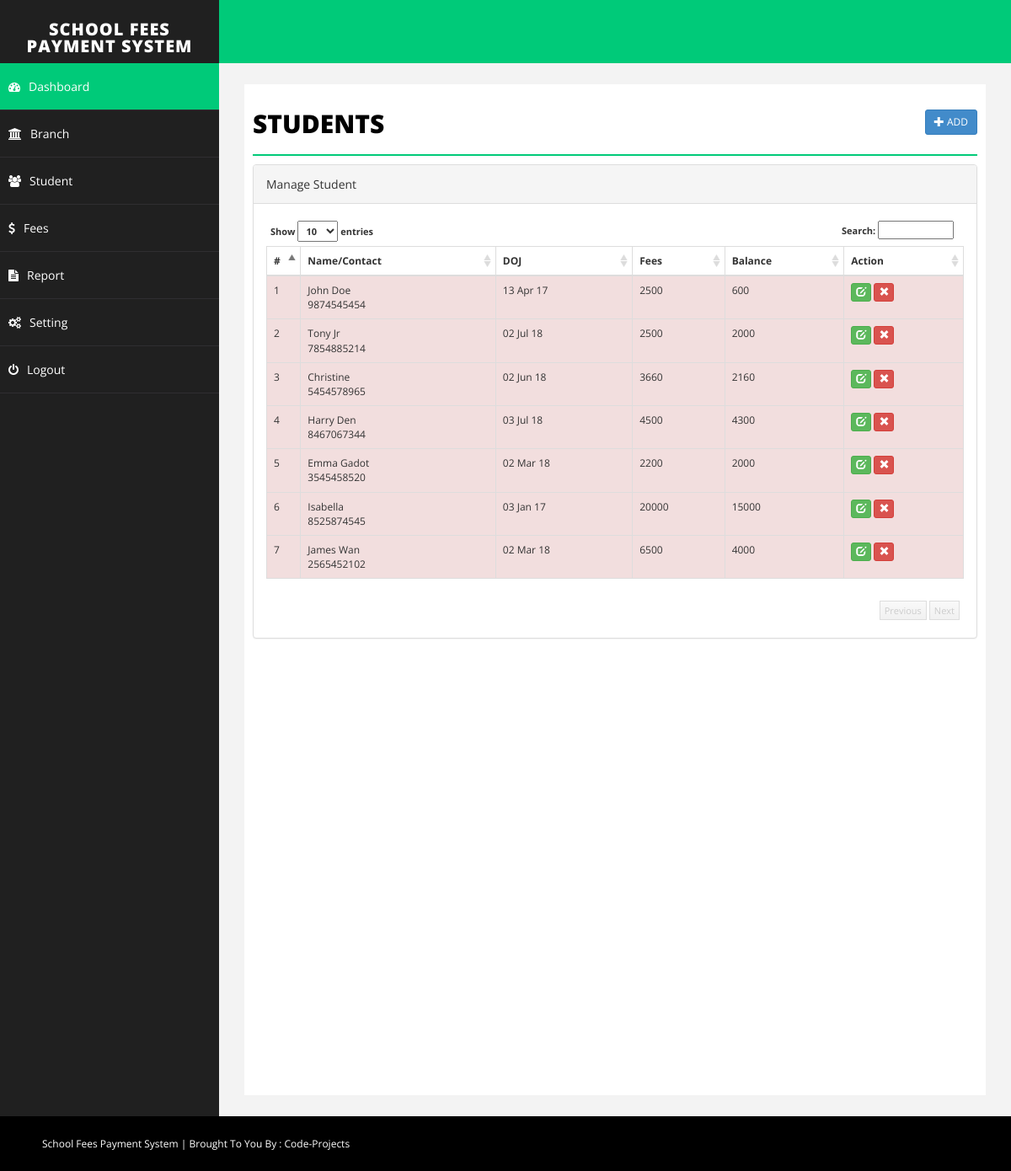
/student.php (signed in), run on the app's committed database.
### tables this page shows
CREATE TABLE IF NOT EXISTS `student` (
`id` int(255) NOT NULL,
  `emailid` varchar(255) NOT NULL,
  `sname` varchar(255) NOT NULL,
  `joindate` datetime NOT NULL,
  `about` text NOT NULL,
  `contact` varchar(255) NOT NULL,
  `fees` int(255) NOT NULL,
  `branch` varchar(255) NOT NULL,
  `balance` int(255) NOT NULL,
  `delete_status` enum('0','1') NOT NULL DEFAULT '0'
);

### student.php (the view, shortened to what this page needs)
<?php
include("php/dbconnect.php");
$id="";
$emailid='';
$sname='';
$joindate = '';
$remark='';
$contact='';
$balance = 0;
$fees='';
$about = '';
$branch='';
$action = "add";
?>
<!DOCTYPE html>
<html xmlns="http://www.w3.org/1999/xhtml">
<head>
    <link href="css/bootstrap.css" rel="stylesheet" />
    <link href="css/font-awesome.css" rel="stylesheet" />
    <link href="css/basic.css" rel="stylesheet" />
    <link href="css/custom.css" rel="stylesheet" />
	<link href="css/ui.css" rel="stylesheet" />
	<link href="css/datepicker.css" rel="stylesheet" />
</head>
<?php
include("php/header.php");
?>
        <div id="page-wrapper">
            <div id="page-inner">
                <div class="row">
                    <div class="col-md-12">
                        <h1 class="page-head-line">Students
						<?php
						echo (isset($_GET['action']) && @$_GET['action']=="add" || @$_GET['action']=="edit")?
						' <a href="student.php" class="btn btn-primary btn-sm pull-right">Back <i class="glyphicon glyphicon-arrow-right"></i></a>':'<a href="student.php?action=add" class="btn btn-primary btn-sm pull-right"><i class="glyphicon glyphicon-plus"></i> Add </a>';
						?>
						</h1>
                    </div>
                </div>
        <?php
		 if(isset($_GET['action']) && @$_GET['action']=="add" || @$_GET['action']=="edit")
		 {
		?>
			<script type="text/javascript" src="js/validation/jquery.validate.min.js"></script>
                <div class="row">
                    <div class="col-sm-10 col-sm-offset-1">
               <div class="panel panel-primary">
                        <div class="panel-heading">
                           <?php echo ($action=="add")? "Add Student": "Edit Student"; ?>
                        </div>
						<form action="student.php" method="post" id="signupForm1" class="form-horizontal">
                        <div class="panel-body">
						<fieldset class="scheduler-border" >
						 <legend  class="scheduler-border">Personal Information:</legend>
						<div class="form-group">
								<label class="col-sm-2 control-label" for="Old">Name* </label>
								<div class="col-sm-10">
									<input type="text" class="form-control" id="sname" name="sname" value="<?php echo $sname;?>"  />
								</div>
							</div>
						<div class="form-group">
								<label class="col-sm-2 control-label" for="Old">Contact* </label>
								<div class="col-sm-10">
									<input type="text" class="form-control" id="contact" name="contact" value="<?php echo $contact;?>" maxlength="10" />
								</div>
							</div>
						<div class="form-group">
								<label class="col-sm-2 control-label" for="Old">Branch* </label>
								<div class="col-sm-10">
									<select  class="form-control" id="branch" name="branch" >
									<option value="" >Select Branch</option>
                                    <?php
									$sql = "select * from branch where delete_status='0' order by branch.branch asc";
									$q = $conn->query($sql);
									while($r = $q->fetch_assoc())
									{
									echo '<option value="'.$r['id'].'"  '.(($branch==$r['id'])?'selected="selected"':'').'>'.$r['branch'].'</option>';
									}
									?>
									</select>
								</div>
						</div>
						<div class="form-group">
								<label class="col-sm-2 control-label" for="Old">DOJ* </label>
								<div class="col-sm-10">
									<input type="text" class="form-control" id="joindate" name="joindate" value="<?php echo  ($joindate!='')?date("Y-m-d", strtotime($joindate)):'';?>" style="background-color: #fff;" readonly />
								</div>
							</div>
						 </fieldset>
							<fieldset class="scheduler-border" >
						 <legend  class="scheduler-border">Fee Information:</legend>
						<div class="form-group">
								<label class="col-sm-2 control-label" for="Old">Total Fees* </label>
								<div class="col-sm-10">
									<input type="text" class="form-control" id="fees" name="fees" value="<?php echo $fees;?>" <?php echo ($action=="update")?"disabled":""; ?>  />
								</div>
						</div>
						<?php
						if($action=="add")
						{
						?>
						<div class="form-group">
								<label class="col-sm-2 control-label" for="Old">Advance Fee* </label>
								<div class="col-sm-10">
									<input type="text" class="form-control" id="advancefees" name="advancefees" readonly   />
								</div>
						</div>
						<?php
						}
						?>
						<div class="form-group">
								<label class="col-sm-2 control-label" for="Old">Balance </label>
								<div class="col-sm-10">
									<input type="text" class="form-control"  id="balance" name="balance" value="<?php echo $balance;?>" disabled />
								</div>
						</div>
							<?php
						if($action=="add")
						{
						?>
							<div class="form-group">
								<label class="col-sm-2 control-label" for="Password">Fee Remark </label>
								<div class="col-sm-10">
	                        <textarea class="form-control" id="remark" name="remark"><?php echo $remark;?></textarea >
								</div>
							</div>
						<?php
						}
						?>
							</fieldset>
							 <fieldset class="scheduler-border" >
						 <legend  class="scheduler-border">Optional Information:</legend>
							<div class="form-group">
								<label class="col-sm-2 control-label" for="Password">About Student </label>
								<div class="col-sm-10">
	                        <textarea class="form-control" id="about" name="about"><?php echo $about;?></textarea >
								</div>
							</div>
							<div class="form-group">
								<label class="col-sm-2 control-label" for="Old">Email Id </label>
								<div class="col-sm-10">
									<input type="text" class="form-control" id="emailid" name="emailid" value="<?php echo $emailid;?>"  />
								</div>
						    </div>
							</fieldset>
						<div class="form-group">
								<div class="col-sm-8 col-sm-offset-2">
								<input type="hidden" name="id" value="<?php echo $id;?>">
								<input type="hidden" name="action" value="<?php echo $action;?>">
									<button type="submit" name="save" class="btn btn-primary">Save </button>
								</div>
							</div>
                         </div>
							</form>
                        </div>
                            </div>
                </div>
		<script type="text/javascript">
		$( document ).ready( function () {
		$( "#joindate" ).datepicker({
dateFormat:"yy-mm-dd",
changeMonth: true,
changeYear: true,
yearRange: "1970:<?php echo date('Y');?>"
});
		if($("#signupForm1").length > 0)
         {
		 <?php if($action=='add')
		 {
		 ?>
			$( "#signupForm1" ).validate( {
				rules: {
					sname: "required",
					joindate: "required",
					emailid: "email",
					branch: "required",
					contact: {
						required: true,
						digits: true
					},
					fees: {
						required: true,
						digits: true
					},
					advancefees: {
						required: true,
						digits: true
					},
				},
			<?php
			}else
			{
			?>
			$( "#signupForm1" ).validate( {
				rules: {
					sname: "required",
					joindate: "required",
					emailid: "email",
					branch: "required",
					contact: {
						required: true,
						digits: true
					}
				},
			<?php
			}
			?>
				errorElement: "em",
				errorPlacement: function ( error, element ) {
					// Add the `help-block` class to the error element
					error.addClass( "help-block" );
					// Add `has-feedback` class to the parent div.form-group
					// in order to add icons to inputs
					element.parents( ".col-sm-10" ).addClass( "has-feedback" );
					if ( element.prop( "type" ) === "checkbox" ) {
						error.insertAfter( element.parent( "label" ) );
					} else {
						error.insertAfter( element );
					}
					// Add the span element, if doesn't exists, and apply the icon classes to it.
					if ( !element.next( "span" )[ 0 ] ) {
						$( "<span class='glyphicon glyphicon-remove form-control-feedback'></span>" ).insertAfter( element );
					}
				},
				success: function ( label, element ) {
					// Add the span element, if doesn't exists, and apply the icon classes to it.
					if ( !$( element ).next( "span" )[ 0 ] ) {
						$( "<span class='glyphicon glyphicon-ok form-control-feedback'></span>" ).insertAfter( $( element ) );
					}
				},
				highlight: function ( element, errorClass, validClass ) {
					$( element ).parents( ".col-sm-10" ).addClass( "has-error" ).removeClass( "has-success" );
					$( element ).next( "span" ).addClass( "glyphicon-remove" ).removeClass( "glyphicon-ok" );
				},
				unhighlight: function ( element, errorClass, validClass ) {
					$( element ).parents( ".col-sm-10" ).addClass( "has-success" ).removeClass( "has-error" );
					$( element ).next( "span" ).addClass( "glyphicon-ok" ).removeClass( "glyphicon-remove" );
				}
			} );
			}
		} );
		$("#fees").keyup( function(){
		$("#advancefees").val("");
		$("#balance").val(0);
		var fee = $.trim($(this).val());
		if( fee!='' && !isNaN(fee))
		{
		$("#advancefees").removeAttr("readonly");
		$("#balance").val(fee);
		$('#advancefees').rules("add", {
            max: parseInt(fee)
        });
		}
		else{
		$("#advancefees").attr("readonly","readonly");
		}
		});
		$("#advancefees").keyup( function(){
		var advancefees = parseInt($.trim($(this).val()));
		var totalfee = parseInt($("#fees").val());
		if( advancefees!='' && !isNaN(advancefees) && advancefees<=totalfee)
		{
		var balance = totalfee-advancefees;
		$("#balance").val(balance);
		}
		else{
		$("#balance").val(totalfee);
		}
		});
	</script>
		<?php
		}else{
		?>
		 <link href="css/datatable/datatable.css" rel="stylesheet" />
		<div class="panel panel-default">
                        <div class="panel-heading">
                            Manage Student
                        </div>
                        <div class="panel-body">
                            <div class="table-sorting table-responsive">
                                <table class="table table-striped table-bordered table-hover" id="tSortable22">
                                    <thead>
                                        <tr>
                                            <th>#</th>
                                            <th>Name/Contact</th>
                                            <th>DOJ</th>
                                            <th>Fees</th>
											<th>Balance</th>
											<th>Action</th>
                                        </tr>
                                    </thead>
                                    <tbody>
									<?php
									$sql = "select * from student where delete_status='0'";
									$q = $conn->query($sql);
									$i=1;
									while($r = $q->fetch_assoc())
									{
									echo '<tr '.(($r['balance']>0)?'class="danger"':'').'>
                                            <td>'.$i.'</td>
                                            <td>'.$r['sname'].'<br/>'.$r['contact'].'</td>
                                            <td>'.date("d M y", strtotime($r['joindate'])).'</td>
                                            <td>'.$r['fees'].'</td>
											<td>'.$r['balance'].'</td>
											<td>
											<a href="student.php?action=edit&id='.$r['id'].'" class="btn btn-success btn-xs"><span class="glyphicon glyphicon-edit"></span></a>
											<a onclick="return confirm(\'Are you sure you want to delete this record\');" href="student.php?action=delete&id='.$r['id'].'" class="btn btn-danger btn-xs"><span class="glyphicon glyphicon-remove"></span></a> </td>
                                        </tr>';
										$i++;
									}
									?>
                                    </tbody>
                                </table>
                            </div>
                        </div>
                    </div>
		<?php
		}
		?>
            </div>
        </div>
    </div>
    <div id="footer-sec">
	School Fees Payment System | Brought To You By : <a href="http://code-projects.org/" target="_blank">Code-Projects</a>
    </div>
</body>
</html>

### php/header.php (shortened to what this page needs)
<body>
    <div id="wrapper">
        <nav class="navbar navbar-default navbar-cls-top " role="navigation" style="margin-bottom: 0">
            <div class="navbar-header">
                <a class="navbar-brand" href="index.php">School Fees Payment System</a>
            </div>
        </nav>
        <nav class="navbar-default navbar-side" role="navigation">
            <div class="sidebar-collapse">
                <ul class="nav" id="main-menu">
                    <li>
                        <a class="active-menu" href="index.php"><i class="fa fa-dashboard "></i>Dashboard</a>
                    </li>
					 <li>
                        <a href="branch.php"><i class="fa fa-university "></i>Branch</a>
                    </li>
					 <li>
                        <a href="student.php"><i class="fa fa-users "></i>Student</a>
                    </li>
					<li>
                        <a href="fees.php"><i class="fa fa-usd "></i>Fees</a>
                    </li>
					 <li>
                        <a href="report.php"><i class="fa fa-file-text "></i>Report </a>
                    </li>
					<li>
                        <a href="setting.php"><i class="fa fa-cogs "></i>Setting</a>
                    </li>
					 <li>
                        <a href="logout.php"><i class="fa fa-power-off "></i>Logout</a>
                    </li>
                </ul>
            </div>
        </nav>

### css/basic.css (style rules this page uses)
body { font-family: 'Open Sans', sans-serif; line-height:25px; }
#wrapper { width: 100%; background: #202020; }
#page-wrapper { padding: 15px 15px; min-height: 600px; background: #F3F3F3; }
#page-inner { width: 100%; margin: 10px 20px 10px 0px; background-color: #fff!important; padding: 10px; min-height: 1200px; }
.page-head-line { font-size: 30px; text-transform: uppercase; color: #000; font-weight: 800; padding-bottom: 20px; border-bottom: 2px solid #00CA79; margin-bottom: 10px; }
.navbar-cls-top .navbar-brand { color: #fff; background: #202020; width: 260px; text-align: center; height: 75px; font-size: 20px; letter-spacing: 1px; font-weight: 900; padding-top: 25px; text-transform:uppercase; }
.active-menu { background-color: #00CA79!important; }
.sidebar-collapse, .sidebar-collapse .nav { background: none; }
.sidebar-collapse .nav { padding: 0; }
.sidebar-collapse .nav > li > a { color: #fff; background: #202020; text-shadow: none; padding: 15px 40px; border-bottom: 1px solid #2F2E31; }
.sidebar-collapse > .nav > li > a { padding: 15px 10px; }
.navbar-side { border: none; background-color: #202020; }
.navbar-cls-top { background: #00CA79; border-bottom: none; }
.navbar-default { border: 0px solid black; }
.navbar-header { background: #000000; }
.nav > li > a > i { margin-right: 10px; }
#footer-sec { background-color:#000; padding:20px 50px; color:#fff; font-size:12px; }
#footer-sec a { color:#fff; }
@media (min-width:768px) { #page-wrapper { margin: 0 0 0 260px; padding: 15px 30px; min-height: 1200px; } }
@media (min-width:768px) { .navbar-side { z-index: 1; position: absolute; width: 260px; } }
@media (min-width:768px) { .navbar { border-radius: 0px; } }

### css/datatable/datatable.css (style rules this page uses)
.dataTable { float: left; }
.table-sorting { padding: 0px; position: relative; font-size: 12px; background-color: #FFF; }
.table-sorting .table { border-top: 1px solid #DDD; border-bottom: 1px solid #DDD; }
.table-sorting .sorting_asc { background: url('../../img/datatable/sort_asc.png') no-repeat center right; cursor: pointer; }
.table-sorting .sorting { background: url('../../img/datatable/sort_both.png') no-repeat center right; cursor: pointer; }

### data on the page
student: sname "John Doe", contact "9874545454", joindate "13 Apr 17", fees "2500", balance "600"
student: sname "Tony Jr", contact "7854885214", joindate "02 Jul 18", fees "2500", balance "2000"
student: sname "Christine", contact "5454578965", joindate "02 Jun 18", fees "3660", balance "2160"
student: sname "Harry Den", contact "8467067344", joindate "03 Jul 18", fees "4500", balance "4300"
student: sname "Emma Gadot", contact "3545458520", joindate "02 Mar 18", fees "2200", balance "2000"
student: sname "Isabella", contact "8525874545", joindate "03 Jan 17", fees "20000", balance "15000"
student: sname "James Wan", contact "2565452102", joindate "02 Mar 18", fees "6500", balance "4000"
